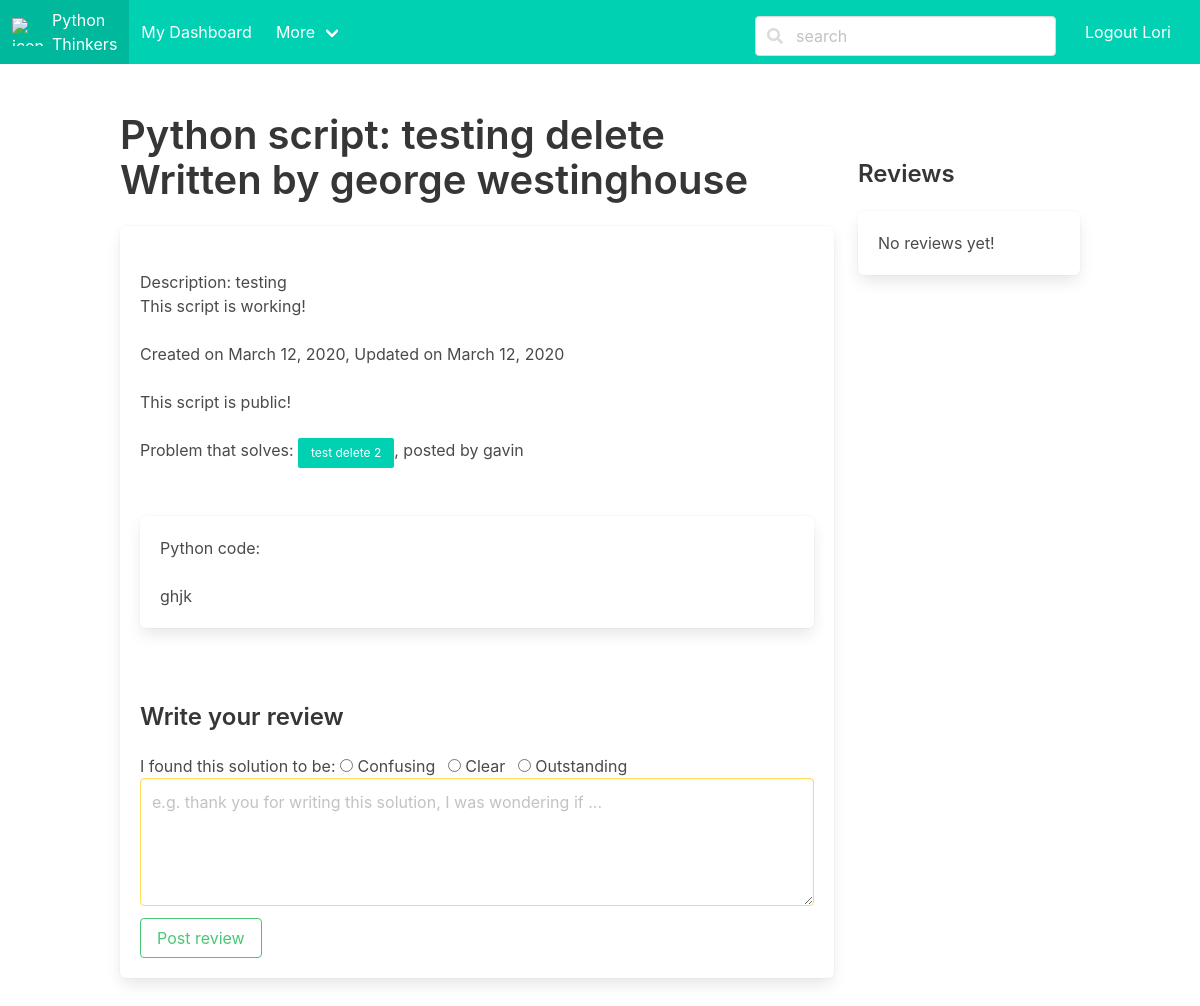
The app's page /script/4/show (signed in), older data.
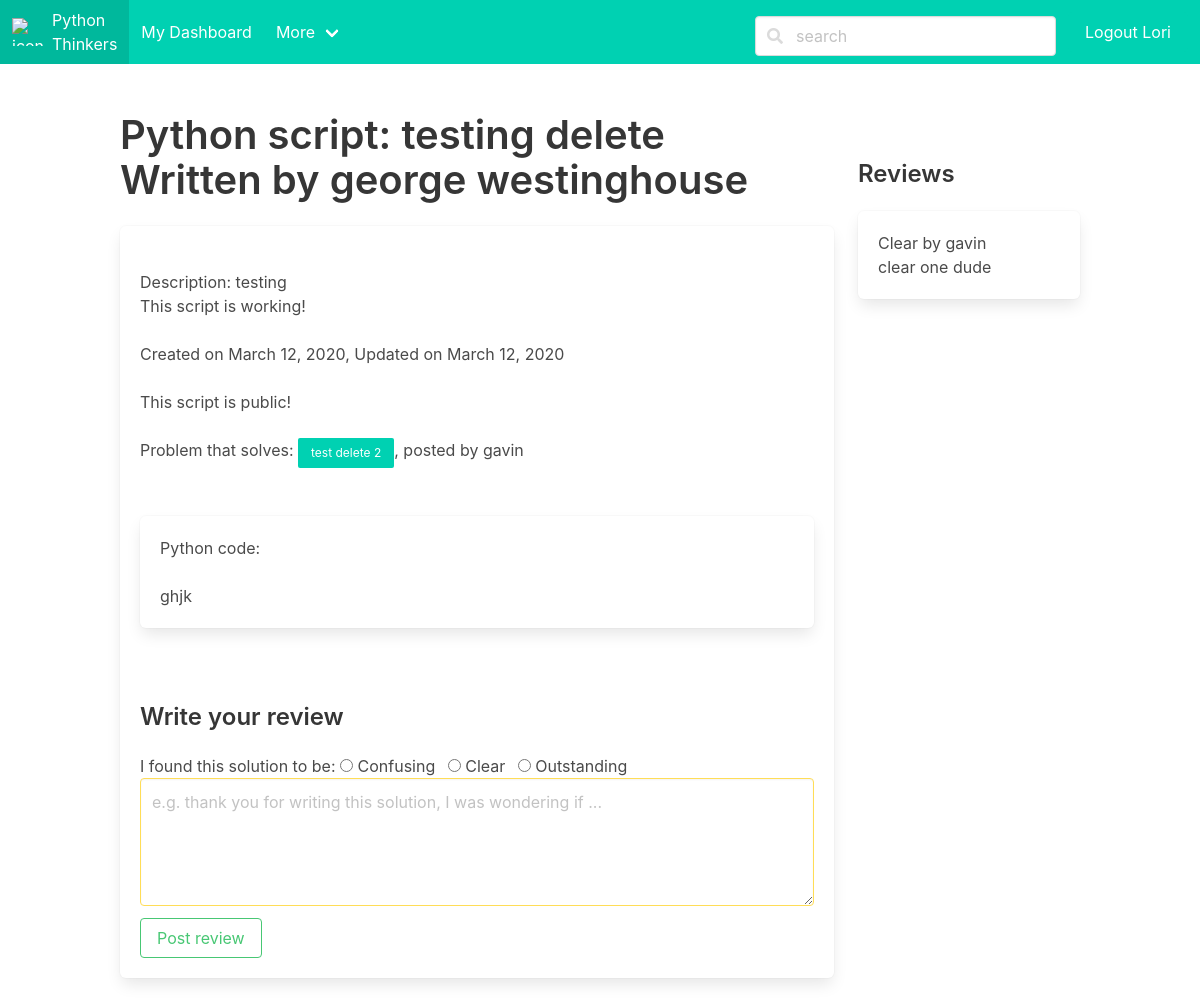
The same page, newer data.
### share/models.py (models this page shows, shortened)
class Review(models.Model):
	def __str__(self):
		return self.feedback
	script = models.ForeignKey(Script, on_delete=models.CASCADE)
	coder = models.ForeignKey(Coder, on_delete=models.CASCADE)
	stars = models.IntegerField(validators=[MinValueValidator(1),MaxValueValidator(3)])
	feedback = models.TextField(max_length=200, unique=False, blank=True)
	class Meta:
		unique_together = (('coder', 'script'),)

class Coder(models.Model):
    coder_yet = models.BooleanField(default=False)  # the user is not a coder yet
    user = models.OneToOneField(User, on_delete=models.CASCADE)
    created = models.DateField(auto_now_add=True)   # maybe redundant, user model has date_joined
    updated = models.DateField(auto_now=True)

### share/views.py (the view)
# urls.py: path('script/<int:script_id>/show', views.show_script, name='show_script'),
def show_script(request, script_id):
    if request.method == "GET":
        user = request.user
        if not user.is_authenticated:
            return redirect("share:login")
        else:
            script = get_object_or_404(Script, pk=script_id)
            problem = get_object_or_404(Problem, pk=script.problem.id)
            reviews = Review.objects.filter(script=script_id)
            print("******************************")
            print(reviews)
            user_review = Review.objects.filter(coder=user.id).filter(script=script.id)  # script, coder, stars, feedback fields
            print(user_review)
            if script.coder.user.id == user.id or script.make_public:
                return render(request, "share/script.html",
                {"user":user, "problem":problem, "script": script, "reviews":reviews, "user_review":user_review})
            else:
                all_problems = Problem.objects.all()
                return render(request, "share/index.html",
                {"user":user, "all_problems": all_problems,
                "error":"The script you clicked is not public and you are not the author"})

### share/models.py (called while the page is built)
    def __str__(self):
        return self.title

    def __str__(self):
        return self.title

### share/templates/share/script.html (shortened to what this page needs)
{% extends "share/base.html" %}
{% block content %}
<div class="columns">
  <div class="column is-three-forths-widescreen" >
    <h2 class="title is-2">Python script: {{ script.title }} <br>Written by {{ script.coder.user.username}}</h2>
        <div class="box">
          <div class="content"><br>
              Description: {{ script.description }} <br>
              {% if script.working_code %}
                This script is working! <br><br>
              {% else %}
                This script is not yet working!<br><br>
              {% endif %}
              Created on {{ script.created }}, Updated on {{ script.updated }} <br><br>
              {% if script.make_public %}
                This script is public! <br><br>
              {% else %}
                This script is private!<br><br>
              {% endif %}
              Problem that solves:
              <a class="button is-primary is-small" href="{% url 'share:show_problem' problem.id %}">  {{ problem.title}} </a>,
                posted by {{problem.coder.user.username}} <br><br><br>
              <div class="box">
              Python code:
                    <div class="code">
                          <br>{{ script.code }}
                      </div>
              </div><br>
              {% if not user_review and user.id != script.coder.user.id %}
                <h2 class="title is-4">Write your review </h2>
                  <form action="{% url 'share:create_review' script.id %}" method="post">
                      I found this solution to be:
                      <span class="control">
                        <label class="radio"> <input type="radio" value = "confusing" name="stars"> Confusing </label>
                        <label class="radio"> <input type="radio" value = "clear" name="stars"> Clear </label>
                        <label class="radio"> <input type="radio" value = "outstanding" name="stars"> Outstanding </label>
                      </span>
                    <div class="field"> <div class="control"> <textarea class="textarea is-warning" name="feedback"
                        placeholder="e.g. thank you for writing this solution, I was wondering if ..."></textarea></div>
                    </div>
                    <div class="field">
                      <div class="control"> <button class="button is-success is-outlined" type="submit">
                      Post review </button>&nbsp;
                      </div>
                    </div>
                </form>
              {% endif %}
            </div>
        </div>
  </div>
  <div class="column is-one-quarter"><br><br>
    <h2 class="title is-4">Reviews</h2>
            <div class="box">
              <div class="content">
                {% if reviews %}
                  {% for r in reviews %}
                      {% if r.stars == 1 %} Confusing
                      {% elif r.stars == 2 %} Clear
                      {% elif r.stars == 3 %} Outstanding
                      {% endif %}
                      by {{r.coder.user.username}} <br>
                      {{ r.feedback }}<br>
              </div>
                  {% endfor %}
                {% else %}
                  No reviews yet!
                {% endif %}
              </div>
        </div>
</div>
{% endblock content %}

Row changes from the older to the newer data that the page shows:
added Review: stars "Clear", coder.user.username "gavin", feedback "clear one dude"
Text that changed along with them:
text no longer shown: "No reviews yet!"
